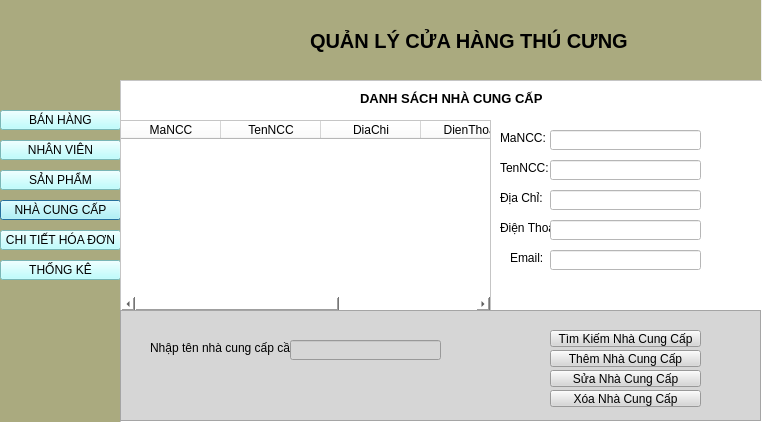
<?xml version="1.0" encoding="UTF-8"?>
<ui version="4.0">
 <class>Dialog</class>
 <widget class="QDialog" name="Dialog">
  <property name="geometry">
   <rect>
    <x>0</x>
    <y>0</y>
    <width>762</width>
    <height>422</height>
   </rect>
  </property>
  <property name="windowTitle">
   <string>Dialog</string>
  </property>
  <widget class="QWidget" name="widget" native="true">
   <property name="geometry">
    <rect>
     <x>0</x>
     <y>0</y>
     <width>121</width>
     <height>481</height>
    </rect>
   </property>
   <property name="styleSheet">
    <string notr="true">background-color: rgb(170, 170, 127);</string>
   </property>
   <widget class="QPushButton" name="pushButton_5">
    <property name="geometry">
     <rect>
      <x>0</x>
      <y>200</y>
      <width>121</width>
      <height>20</height>
     </rect>
    </property>
    <property name="styleSheet">
     <string notr="true">background-color: rgb(170, 255, 255);</string>
    </property>
    <property name="text">
     <string>NHÀ CUNG CẤP</string>
    </property>
   </widget>
   <widget class="QPushButton" name="pushButton_4">
    <property name="geometry">
     <rect>
      <x>0</x>
      <y>170</y>
      <width>121</width>
      <height>20</height>
     </rect>
    </property>
    <property name="styleSheet">
     <string notr="true">background-color: rgb(170, 255, 255);</string>
    </property>
    <property name="text">
     <string>SẢN PHẨM</string>
    </property>
   </widget>
   <widget class="QPushButton" name="pushButton_7">
    <property name="geometry">
     <rect>
      <x>0</x>
      <y>230</y>
      <width>121</width>
      <height>20</height>
     </rect>
    </property>
    <property name="styleSheet">
     <string notr="true">background-color: rgb(170, 255, 255);</string>
    </property>
    <property name="text">
     <string>CHI TIẾT HÓA ĐƠN</string>
    </property>
   </widget>
   <widget class="QPushButton" name="pushButton_8">
    <property name="geometry">
     <rect>
      <x>0</x>
      <y>260</y>
      <width>121</width>
      <height>20</height>
     </rect>
    </property>
    <property name="styleSheet">
     <string notr="true">background-color: rgb(170, 255, 255);</string>
    </property>
    <property name="text">
     <string>THỐNG KÊ</string>
    </property>
   </widget>
   <widget class="QPushButton" name="pushButton_3">
    <property name="geometry">
     <rect>
      <x>0</x>
      <y>140</y>
      <width>121</width>
      <height>20</height>
     </rect>
    </property>
    <property name="styleSheet">
     <string notr="true">background-color: rgb(170, 255, 255);</string>
    </property>
    <property name="text">
     <string>NHÂN VIÊN</string>
    </property>
   </widget>
   <widget class="QPushButton" name="pushButton_2">
    <property name="geometry">
     <rect>
      <x>0</x>
      <y>110</y>
      <width>121</width>
      <height>20</height>
     </rect>
    </property>
    <property name="styleSheet">
     <string notr="true">background-color: rgb(170, 255, 255);</string>
    </property>
    <property name="text">
     <string>BÁN HÀNG</string>
    </property>
   </widget>
  </widget>
  <widget class="QWidget" name="widget_2" native="true">
   <property name="geometry">
    <rect>
     <x>120</x>
     <y>0</y>
     <width>641</width>
     <height>81</height>
    </rect>
   </property>
   <property name="styleSheet">
    <string notr="true">background-color: rgb(170, 170, 127);</string>
   </property>
   <widget class="QLabel" name="label">
    <property name="geometry">
     <rect>
      <x>190</x>
      <y>20</y>
      <width>371</width>
      <height>41</height>
     </rect>
    </property>
    <property name="font">
     <font>
      <pointsize>15</pointsize>
      <weight>75</weight>
      <bold>true</bold>
     </font>
    </property>
    <property name="text">
     <string>QUẢN LÝ CỬA HÀNG THÚ CƯNG</string>
    </property>
   </widget>
  </widget>
  <widget class="QFrame" name="frame">
   <property name="geometry">
    <rect>
     <x>120</x>
     <y>80</y>
     <width>711</width>
     <height>411</height>
    </rect>
   </property>
   <property name="styleSheet">
    <string notr="true">background-color: rgb(255, 255, 255);</string>
   </property>
   <property name="frameShape">
    <enum>QFrame::StyledPanel</enum>
   </property>
   <property name="frameShadow">
    <enum>QFrame::Raised</enum>
   </property>
   <widget class="QTableWidget" name="tableWidget">
    <property name="geometry">
     <rect>
      <x>0</x>
      <y>40</y>
      <width>371</width>
      <height>192</height>
     </rect>
    </property>
    <column>
     <property name="text">
      <string>MaNCC</string>
     </property>
    </column>
    <column>
     <property name="text">
      <string>TenNCC</string>
     </property>
    </column>
    <column>
     <property name="text">
      <string>DiaChi</string>
     </property>
    </column>
    <column>
     <property name="text">
      <string>DienThoai</string>
     </property>
    </column>
    <column>
     <property name="text">
      <string>Email</string>
     </property>
    </column>
   </widget>
   <widget class="QLabel" name="label_2">
    <property name="geometry">
     <rect>
      <x>240</x>
      <y>10</y>
      <width>221</width>
      <height>16</height>
     </rect>
    </property>
    <property name="font">
     <font>
      <pointsize>10</pointsize>
      <weight>75</weight>
      <bold>true</bold>
     </font>
    </property>
    <property name="text">
     <string>DANH SÁCH NHÀ CUNG CẤP</string>
    </property>
   </widget>
   <widget class="QFrame" name="frame_2">
    <property name="geometry">
     <rect>
      <x>0</x>
      <y>230</y>
      <width>641</width>
      <height>111</height>
     </rect>
    </property>
    <property name="styleSheet">
     <string notr="true">background-color: rgb(214, 214, 214);</string>
    </property>
    <property name="frameShape">
     <enum>QFrame::StyledPanel</enum>
    </property>
    <property name="frameShadow">
     <enum>QFrame::Raised</enum>
    </property>
    <widget class="QLineEdit" name="lineEdit_6">
     <property name="geometry">
      <rect>
       <x>170</x>
       <y>30</y>
       <width>151</width>
       <height>20</height>
      </rect>
     </property>
    </widget>
    <widget class="QLabel" name="label_8">
     <property name="geometry">
      <rect>
       <x>30</x>
       <y>30</y>
       <width>251</width>
       <height>16</height>
      </rect>
     </property>
     <property name="text">
      <string>Nhập tên nhà cung cấp cần tìm:</string>
     </property>
    </widget>
    <widget class="QPushButton" name="pushButton">
     <property name="geometry">
      <rect>
       <x>430</x>
       <y>20</y>
       <width>151</width>
       <height>17</height>
      </rect>
     </property>
     <property name="text">
      <string>Tìm Kiếm Nhà Cung Cấp</string>
     </property>
    </widget>
    <widget class="QPushButton" name="pushButton_6">
     <property name="geometry">
      <rect>
       <x>430</x>
       <y>40</y>
       <width>151</width>
       <height>17</height>
      </rect>
     </property>
     <property name="text">
      <string>Thêm Nhà Cung Cấp</string>
     </property>
    </widget>
    <widget class="QPushButton" name="pushButton_9">
     <property name="geometry">
      <rect>
       <x>430</x>
       <y>60</y>
       <width>151</width>
       <height>17</height>
      </rect>
     </property>
     <property name="text">
      <string>Sửa Nhà Cung Cấp</string>
     </property>
    </widget>
    <widget class="QPushButton" name="pushButton_10">
     <property name="geometry">
      <rect>
       <x>430</x>
       <y>80</y>
       <width>151</width>
       <height>17</height>
      </rect>
     </property>
     <property name="text">
      <string>Xóa Nhà Cung Cấp</string>
     </property>
    </widget>
    <zorder>label_8</zorder>
    <zorder>lineEdit_6</zorder>
    <zorder>pushButton</zorder>
    <zorder>pushButton_6</zorder>
    <zorder>pushButton_9</zorder>
    <zorder>pushButton_10</zorder>
   </widget>
   <widget class="QLabel" name="label_3">
    <property name="geometry">
     <rect>
      <x>380</x>
      <y>50</y>
      <width>91</width>
      <height>16</height>
     </rect>
    </property>
    <property name="text">
     <string>MaNCC:</string>
    </property>
   </widget>
   <widget class="QLabel" name="label_4">
    <property name="geometry">
     <rect>
      <x>380</x>
      <y>80</y>
      <width>91</width>
      <height>16</height>
     </rect>
    </property>
    <property name="text">
     <string>TenNCC:</string>
    </property>
   </widget>
   <widget class="QLabel" name="label_5">
    <property name="geometry">
     <rect>
      <x>380</x>
      <y>110</y>
      <width>111</width>
      <height>16</height>
     </rect>
    </property>
    <property name="text">
     <string>Địa Chỉ:</string>
    </property>
   </widget>
   <widget class="QLabel" name="label_6">
    <property name="geometry">
     <rect>
      <x>380</x>
      <y>140</y>
      <width>161</width>
      <height>16</height>
     </rect>
    </property>
    <property name="text">
     <string>Điện Thoại:</string>
    </property>
   </widget>
   <widget class="QLabel" name="label_7">
    <property name="geometry">
     <rect>
      <x>390</x>
      <y>170</y>
      <width>161</width>
      <height>16</height>
     </rect>
    </property>
    <property name="text">
     <string>Email:</string>
    </property>
   </widget>
   <widget class="QLineEdit" name="lineEdit">
    <property name="geometry">
     <rect>
      <x>430</x>
      <y>50</y>
      <width>151</width>
      <height>20</height>
     </rect>
    </property>
   </widget>
   <widget class="QLineEdit" name="lineEdit_2">
    <property name="geometry">
     <rect>
      <x>430</x>
      <y>80</y>
      <width>151</width>
      <height>20</height>
     </rect>
    </property>
   </widget>
   <widget class="QLineEdit" name="lineEdit_3">
    <property name="geometry">
     <rect>
      <x>430</x>
      <y>110</y>
      <width>151</width>
      <height>20</height>
     </rect>
    </property>
   </widget>
   <widget class="QLineEdit" name="lineEdit_4">
    <property name="geometry">
     <rect>
      <x>430</x>
      <y>140</y>
      <width>151</width>
      <height>20</height>
     </rect>
    </property>
   </widget>
   <widget class="QLineEdit" name="lineEdit_5">
    <property name="geometry">
     <rect>
      <x>430</x>
      <y>170</y>
      <width>151</width>
      <height>20</height>
     </rect>
    </property>
   </widget>
  </widget>
 </widget>
 <resources/>
 <connections/>
</ui>
